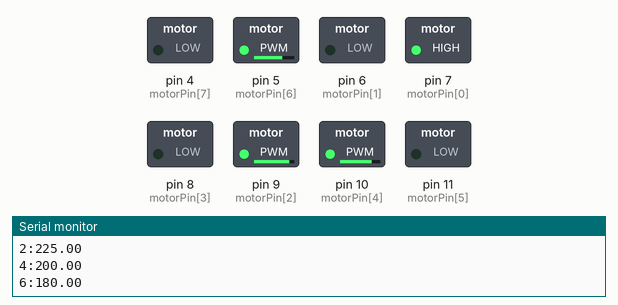
Recording of a sketch running on a simulated Arduino Uno, built with avr-gcc and run on an emulated ATmega328P. Parts: switched loads named in the sketch (green lamp = pin HIGH), the last lines printed to the serial monitor.

Above: at 0.05 s.
At 1.45 s:
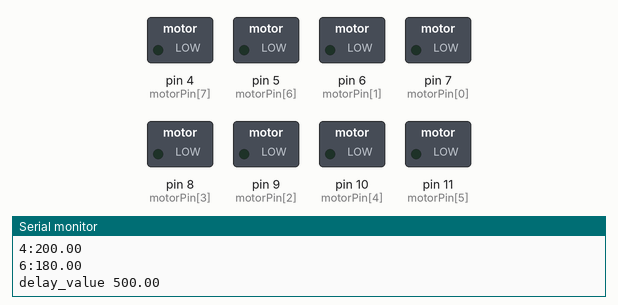
Timing chart, 0 to 3.5 s (numbered marks = the images above):
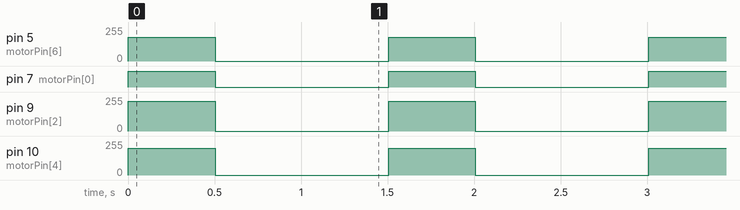

Measured:
- by itself, pin 5 (motorPin[6]): alternates 180/255 for 0.50 s and 0/255 for 1.0 s
- by itself, pin 7 (motorPin[0]): alternates HIGH for 0.50 s and LOW for 1.0 s
- by itself, pin 9 (motorPin[2]): alternates 225/255 for 0.50 s and 0/255 for 1.0 s
- by itself, pin 10 (motorPin[4]): alternates 200/255 for 0.50 s and 0/255 for 1.0 s

The sketch:

mov_separate_test.ino
```cpp
/*////////////////////////////
  定数・変数の宣言
  /*////////////////////////////

//モーター
const uint8_t motorPin[8]         = {7,6,9,8,10,11,5,4};         //モーターの制御ピン
const float   motor_[4]           = {0, 0, 0, 0}; //モーターの中心からの距離[cm]
const float   motor_character[4]  = {0.900, 1.000, 1.000, 0.900}; //モーターの誤差補正
//int   motor_PWM         = 255;  //0~255のpwmの基準の値
float motor_delay_ratio = 1;   //1cm進むのに待つ時間[ms]

/*////////////////////////////
  関数のプロトタイプ宣言
  /*////////////////////////////
void  mov_stop();                                         //止まる
void  mov(float V[], float Delay);                        //モーター関数用(動く量、時間(ミリ秒))
/*////////////////////////////
  セットアップ関数
  /*////////////////////////////

void setup() {
  //シリアル通信を9600bpsで始める
  //一応、テストなどの通信用
  Serial.begin(9600);

  //モーターのデジタルピン宣言
  for (int i=0; i<8; i++){
    pinMode(motorPin[i], OUTPUT);
  }
}
/*////////////////////////////
  ループ関数
  /*////////////////////////////

void loop() {
  float test0[4] = {225,225,200,200};
  float test[4] = {-225,0,0,-225};
  float test1[4] = {0,-225,-225,0};
  float test2[4] = {225,225,0,0};
  float test3[4] = {0,0,-225,-225};
  float test4[4] = {225,0,-225,0};
  float test5[4] = {0,225,0,-225};
  mov(test0,500);
  mov_stop();
  delay(1000);
  /*mov(test3,200);
  mov_stop();
  delay(1000);//*/
}
/*////////////////////////////
  関数の宣言
  /*////////////////////////////

//モーター関数用
void mov(float V[], float Delay){

  //プラスとマイナスを分ける
  uint8_t pin[8];
  for(int i=0; i<4; i++){
    int j = i*2;
    if (V[i] > 0){pin[j] = 0; pin[j+1] = 1;}
    else {pin[j] = 1; pin[j+1] = 0; V[i] = -V[i];}
    Serial.print(pin[j] + j);
    Serial.print(":");
    Serial.println(V[i] /* motor_PWM */ * motor_character[i]);
  }

  //出力
  const unsigned long startTime_us = millis();
  do{
    for(int i=0; i<4; i++){
      int j = i*2;
      analogWrite(motorPin[pin[j]   + j],  V[i] /* motor_PWM*/ * motor_character[i]);   //動かす
      analogWrite(motorPin[pin[j+1] + j],  0);
    }
  } while((millis() - startTime_us) < Delay * motor_delay_ratio);

  Serial.print("delay_value ");
  Serial.println(Delay);//*/
}


//止まる
void mov_stop(){
  for(int i=0; i<8; i++){
    analogWrite(motorPin[i],0);
  }
}
```
